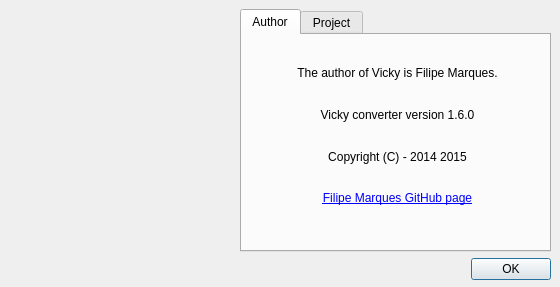
<?xml version="1.0" encoding="UTF-8"?>
<ui version="4.0">
 <class>Vicky_dialog</class>
 <widget class="QDialog" name="Vicky_dialog">
  <property name="geometry">
   <rect>
    <x>0</x>
    <y>0</y>
    <width>560</width>
    <height>287</height>
   </rect>
  </property>
  <property name="windowTitle">
   <string>Dialog</string>
  </property>
  <property name="windowIcon">
   <iconset>
    <normaloff>:/icons/vicky64.png</normaloff>:/icons/vicky64.png</iconset>
  </property>
  <widget class="QWidget" name="layoutWidget">
   <property name="geometry">
    <rect>
     <x>10</x>
     <y>9</y>
     <width>541</width>
     <height>271</height>
    </rect>
   </property>
   <layout class="QGridLayout" name="gridLayout">
    <item row="0" column="0">
     <widget class="QLabel" name="label">
      <property name="enabled">
       <bool>true</bool>
      </property>
      <property name="text">
       <string/>
      </property>
      <property name="pixmap">
       <pixmap resource="../resource/vv.qrc">:/icons/vicky128.png</pixmap>
      </property>
      <property name="alignment">
       <set>Qt::AlignCenter</set>
      </property>
     </widget>
    </item>
    <item row="1" column="0" colspan="2">
     <spacer name="horizontalSpacer">
      <property name="orientation">
       <enum>Qt::Horizontal</enum>
      </property>
      <property name="sizeHint" stdset="0">
       <size>
        <width>478</width>
        <height>18</height>
       </size>
      </property>
     </spacer>
    </item>
    <item row="1" column="2">
     <widget class="QPushButton" name="pushButton">
      <property name="text">
       <string>OK</string>
      </property>
     </widget>
    </item>
    <item row="0" column="1" colspan="2">
     <widget class="QTabWidget" name="tabWidget">
      <property name="currentIndex">
       <number>0</number>
      </property>
      <widget class="QWidget" name="tab_3">
       <attribute name="title">
        <string>Author</string>
       </attribute>
       <widget class="QWidget" name="layoutWidget">
        <property name="geometry">
         <rect>
          <x>0</x>
          <y>20</y>
          <width>311</width>
          <height>161</height>
         </rect>
        </property>
        <layout class="QVBoxLayout" name="verticalLayout_3">
         <item>
          <widget class="QLabel" name="label_8">
           <property name="text">
            <string>The author of Vicky is Filipe Marques.</string>
           </property>
           <property name="alignment">
            <set>Qt::AlignCenter</set>
           </property>
          </widget>
         </item>
         <item>
          <widget class="QLabel" name="label_9">
           <property name="text">
            <string>Vicky converter version 1.6.0</string>
           </property>
           <property name="alignment">
            <set>Qt::AlignCenter</set>
           </property>
          </widget>
         </item>
         <item>
          <widget class="QLabel" name="label_11">
           <property name="text">
            <string>Copyright (C) - 2014 2015</string>
           </property>
           <property name="alignment">
            <set>Qt::AlignCenter</set>
           </property>
          </widget>
         </item>
         <item>
          <widget class="QLabel" name="label_10">
           <property name="text">
            <string>&lt;html&gt;&lt;head/&gt;&lt;body&gt;&lt;p&gt;&lt;a href=&quot;https://www.github.com/filipe-marques&quot;&gt;&lt;span style=&quot; text-decoration: underline; color:#0000ff;&quot;&gt;Filipe Marques GitHub page&lt;/span&gt;&lt;/a&gt;&lt;/p&gt;&lt;/body&gt;&lt;/html&gt;</string>
           </property>
           <property name="alignment">
            <set>Qt::AlignCenter</set>
           </property>
           <property name="openExternalLinks">
            <bool>true</bool>
           </property>
          </widget>
         </item>
        </layout>
       </widget>
      </widget>
      <widget class="QWidget" name="tab_2">
       <attribute name="title">
        <string>Project</string>
       </attribute>
       <widget class="QWidget" name="layoutWidget">
        <property name="geometry">
         <rect>
          <x>0</x>
          <y>10</y>
          <width>311</width>
          <height>161</height>
         </rect>
        </property>
        <layout class="QVBoxLayout" name="verticalLayout">
         <item>
          <widget class="QLabel" name="label_4">
           <property name="text">
            <string>This project is licensed under:</string>
           </property>
          </widget>
         </item>
         <item>
          <widget class="QLabel" name="label_5">
           <property name="text">
            <string>&lt;html&gt;&lt;head/&gt;&lt;body&gt;&lt;p&gt;&lt;a href=&quot;http://www.gnu.org/licenses/gpl-3.0.html&quot;&gt;&lt;span style=&quot; text-decoration: underline; color:#0000ff;&quot;&gt;GNU GPL v.3&lt;/span&gt;&lt;/a&gt;&lt;/p&gt;&lt;/body&gt;&lt;/html&gt;</string>
           </property>
           <property name="alignment">
            <set>Qt::AlignCenter</set>
           </property>
           <property name="openExternalLinks">
            <bool>true</bool>
           </property>
          </widget>
         </item>
         <item>
          <widget class="QLabel" name="label_2">
           <property name="text">
            <string>This project is at GitHub:</string>
           </property>
          </widget>
         </item>
         <item>
          <widget class="QLabel" name="label_3">
           <property name="text">
            <string>&lt;html&gt;&lt;head/&gt;&lt;body&gt;&lt;p&gt;&lt;a href=&quot;https://www.github.com/filipe-marques/vicky&quot;&gt;&lt;span style=&quot; text-decoration: underline; color:#0000ff;&quot;&gt;Vicky
&lt;/span&gt;&lt;/a&gt;&lt;/p&gt;&lt;/body&gt;&lt;/html&gt;</string>
           </property>
           <property name="textFormat">
            <enum>Qt::AutoText</enum>
           </property>
           <property name="alignment">
            <set>Qt::AlignCenter</set>
           </property>
           <property name="openExternalLinks">
            <bool>true</bool>
           </property>
          </widget>
         </item>
        </layout>
       </widget>
      </widget>
     </widget>
    </item>
   </layout>
  </widget>
 </widget>
 <resources>
  <include location="../resource/vv.qrc"/>
 </resources>
 <connections>
  <connection>
   <sender>pushButton</sender>
   <signal>clicked()</signal>
   <receiver>Vicky_dialog</receiver>
   <slot>accept()</slot>
   <hints>
    <hint type="sourcelabel">
     <x>569</x>
     <y>213</y>
    </hint>
    <hint type="destinationlabel">
     <x>319</x>
     <y>143</y>
    </hint>
   </hints>
  </connection>
 </connections>
</ui>
